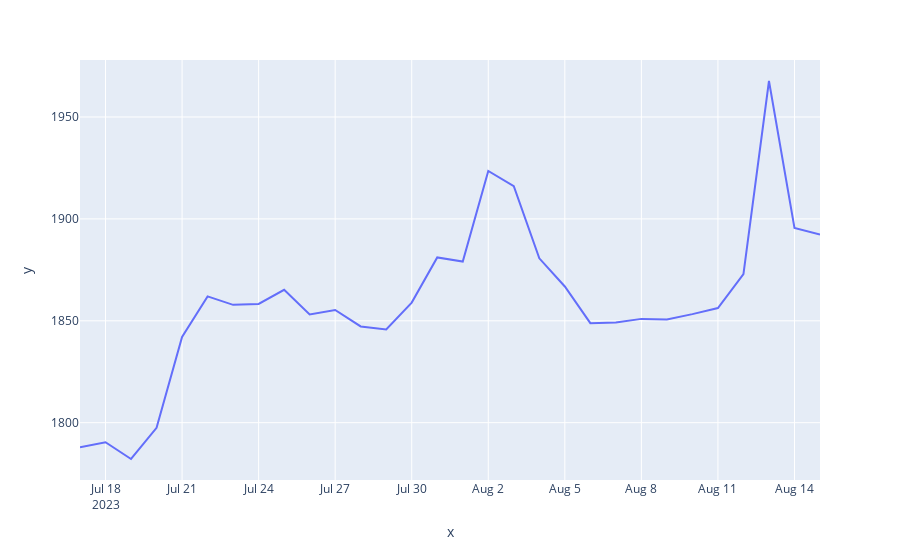

This figure's notebook cell:
### Code cell
px.line(x=prediction_df['testdate'], y=predicted_forecast)

### Figure 1 — Plotly figure (JSON) as saved in the notebook; plotly's stock layout.template omitted (floating-point values rounded to 4 significant figures)
{"data": [{"hovertemplate": "x=%{x}<br>y=%{y}<extra></extra>", "legendgroup": "", "line": {"color": "#636efa", "dash": "solid"}, "marker": {"symbol": "circle"}, "mode": "lines", "name": "", "orientation": "v", "showlegend": false, "type": "scatter", "x": ["2023-07-17T00:00:00", "2023-07-18T00:00:00", "2023-07-19T00:00:00", "2023-07-20T00:00:00", "2023-07-21T00:00:00", "2023-07-22T00:00:00", "2023-07-23T00:00:00", "2023-07-24T00:00:00", "2023-07-25T00:00:00", "2023-07-26T00:00:00", "2023-07-27T00:00:00", "2023-07-28T00:00:00", "2023-07-29T00:00:00", "2023-07-30T00:00:00", "2023-07-31T00:00:00", "2023-08-01T00:00:00", "2023-08-02T00:00:00", "2023-08-03T00:00:00", "2023-08-04T00:00:00", "2023-08-05T00:00:00", "2023-08-06T00:00:00", "2023-08-07T00:00:00", "2023-08-08T00:00:00", "2023-08-09T00:00:00", "2023-08-10T00:00:00", "2023-08-11T00:00:00", "2023-08-12T00:00:00", "2023-08-13T00:00:00", "2023-08-14T00:00:00", "2023-08-15T00:00:00"], "xaxis": "x", "y": [1788.0, 1790.0, 1782.0, 1797.0, 1842.0, 1862.0, 1858.0, 1858.0, 1865.0, 1853.0, 1855.0, 1847.0, 1846.0, 1859.0, 1881.0, 1879.0, 1924.0, 1916.0, 1881.0, 1867.0, 1849.0, 1849.0, 1851.0, 1851.0, 1853.0, 1856.0, 1873.0, 1968.0, 1896.0, 1892.0], "yaxis": "y"}], "layout": {"legend": {"tracegroupgap": 0}, "margin": {"t": 60}, "xaxis": {"anchor": "y", "domain": [0, 1], "title": {"text": "x"}}, "yaxis": {"anchor": "x", "domain": [0, 1], "title": {"text": "y"}}}}
